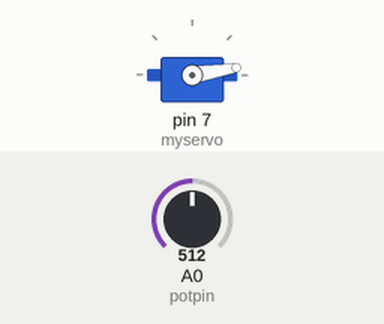
Bench run of a sketch on a simulated Arduino Uno, built with avr-gcc and run on an emulated ATmega328P. Parts: servo. The test bench sets the inputs (shaded band); at power-on: A0 (potpin) = 512.

Above: at 0.15 s.
At 2.28 s:
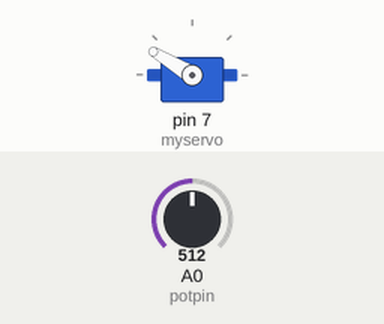
At 18.35 s:
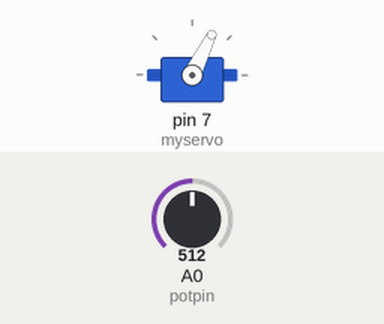
At 36.5 s:
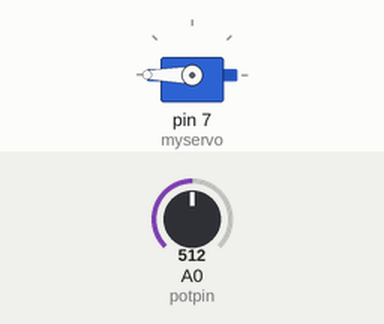
Timing chart, 0 to 38.0 s (numbered marks = the images above):
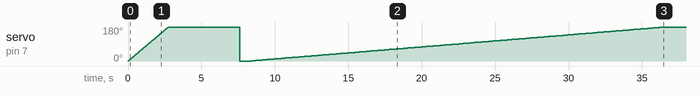

The sketch:

4ServoMotor.ino
```cpp
#include <Servo.h>

Servo myservo;

int potpin = A0;
int val;

int currentAngle = 0;
int currentDirection = 10;
int currentSpeed = 1;

bool enabled = true;

void setup() {
  myservo.attach(7);
  Serial.begin(9600);
  currentDirection = currentSpeed;
}

void loop() {
  val = analogRead(potpin);
  val = map(val, 0, 1023, 0, 180);
  myservo.write(currentAngle);
  currentAngle += currentDirection;

  delay(15);
}
```
